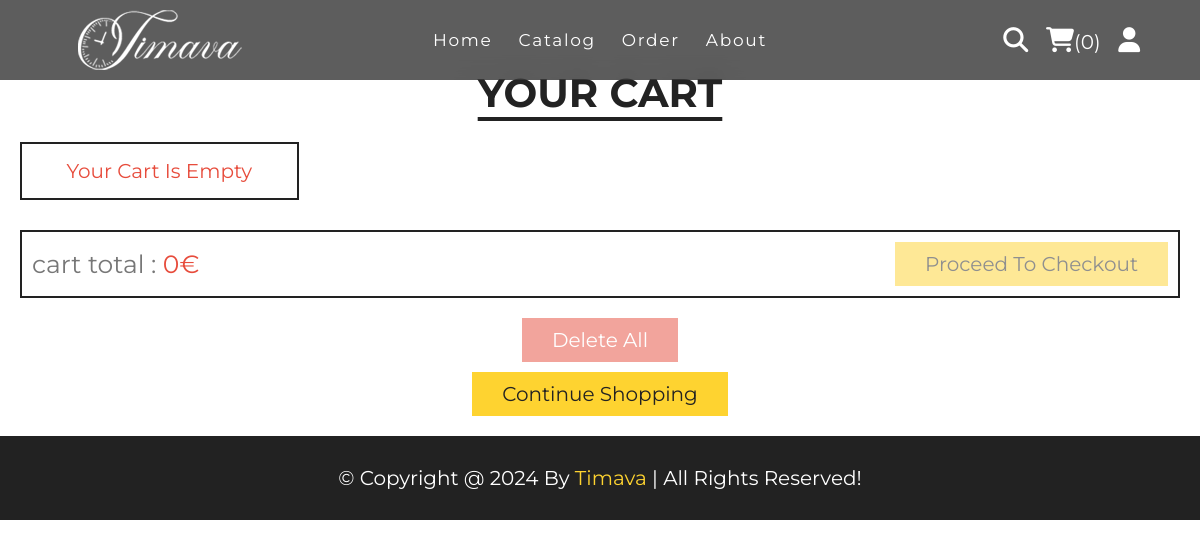
/cart.php (signed in), run on an earlier commit of the app's database.
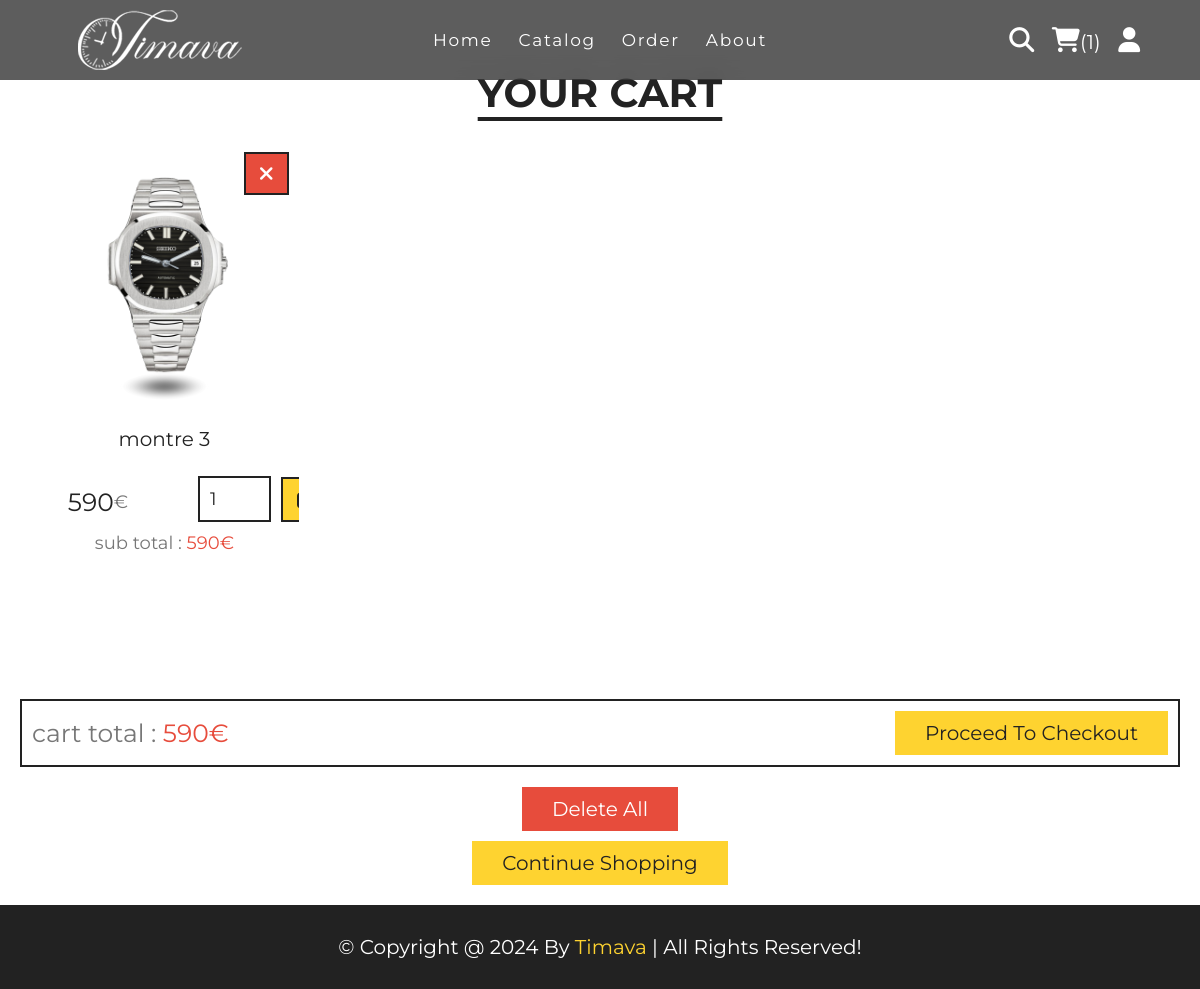
And on a later commit of the database.
### tables this page shows
CREATE TABLE `cart` (
  `id` int(100) NOT NULL,
  `user_id` int(100) NOT NULL,
  `pid` int(100) NOT NULL,
  `name` varchar(100) NOT NULL,
  `price` int(10) NOT NULL,
  `quantity` int(10) NOT NULL,
  `image` varchar(100) NOT NULL
);

### cart.php (the view, shortened to what this page needs)
<?php
include 'components/connect.php';
if (isset($_SESSION['user_id'])) {
   $user_id = $_SESSION['user_id'];
} else {
   $user_id = '';
   header('location:home.php');
};
?>
<!DOCTYPE html>
<html lang="en">
<head>
   <link rel="stylesheet" href="https://cdnjs.cloudflare.com/ajax/libs/font-awesome/6.1.1/css/all.min.css">
   <link rel="stylesheet" href="css/style.css">
</head>
<body>
   <?php include 'components/user_header.php'; ?>
   <section class="products">
      <h1 class="title">your cart</h1>
      <div class="box-container">
         <?php
         $grand_total = 0;
         $select_cart = $conn->prepare("SELECT * FROM `cart` WHERE user_id = ?");
         $select_cart->execute([$user_id]);
         if ($select_cart->rowCount() > 0) {
            while ($fetch_cart = $select_cart->fetch(PDO::FETCH_ASSOC)) {
         ?>
               <form action="" method="post" class="box">
                  <button type="submit" class="fas fa-times" name="delete" onclick="return confirm('delete this item?');"></button>
                  <img src="uploaded_img/<?= $fetch_cart['image']; ?>" alt="">
                  <div class="name"><?= $fetch_cart['name']; ?></div>
                  <div class="flex">
                     <div class="price"><?= $fetch_cart['price']; ?><span>€</span></div>
                     <input type="number" name="qty" class="qty" min="1" max="99" value="<?= $fetch_cart['quantity']; ?>" maxlength="2">
                     <button type="submit" class="fas fa-edit" name="update_qty"></button>
                  </div>
                  <div class="sub-total"> sub total : <span><?= $sub_total = ($fetch_cart['price'] * $fetch_cart['quantity']); ?>€</span> </div>
               </form>
         <?php
               $grand_total += $sub_total;
            }
         } else {
            echo '<p class="empty">your cart is empty</p>';
         }
         ?>
      </div>
      <div class="cart-total">
         <p>cart total : <span><?= $grand_total; ?>€</span></p>
         <a href="checkout.php" class="btn <?= ($grand_total > 1) ? '' : 'disabled'; ?>">proceed to checkout</a>
      </div>
      <div class="more-btn">
         <form action="" method="post">
            <button type="submit" class="delete-btn <?= ($grand_total > 1) ? '' : 'disabled'; ?>" name="delete_all" onclick="return confirm('delete all from cart?');">delete all</button>
         </form>
         <a href="menu.php" class="btn">continue shopping</a>
      </div>
   </section>
   <?php include 'components/footer.php'; ?>
</body>
</html>

### components/user_header.php (shortened to what this page needs)
<?php
$is_logged_in = isset($_SESSION['user_id']);
$login_url = $is_logged_in ? 'profile.php' : 'login.php';
?>
<link rel="stylesheet" href="css/style.css">
<div class="hero">
   <nav>
      <img src="images/logo_blanc.png" class="logo">
      <ul class="navbar">
         <li><a href="home.php">Home</a></li>
         <li><a href="catalog.php">Catalog</a></li>
         <li><a href="orders.php">Order</a></li>
         <li><a href="about.php">About</a></li>
      </ul>
      <div class="logo-nav">
         <div class="icons">
            <?php
            $count_cart_items = $conn->prepare("SELECT * FROM `cart` WHERE user_id = ?");
            $count_cart_items->execute([$user_id]);
            $total_cart_items = $count_cart_items->rowCount();
            ?>
            <a href="search.php"><i class="fas fa-search"></i></a>
            <a href="cart.php"><i class="fas fa-shopping-cart"></i><span>(<?= $total_cart_items; ?>)</span></a>
            <a href="<?= $login_url; ?>"><div id="user-btn" class="fas fa-user"></div></a>
         </div>
      </div>
   </nav>
</div>

What changed in the data, as far as the page shows it:
added cart: image (picture), name "montre 3", price "590", qty "1"
Also different on the page:
$total_cart_items: "0" → "1"
$grand_total: "0" → "590"
text no longer shown: "Your Cart Is Empty"
